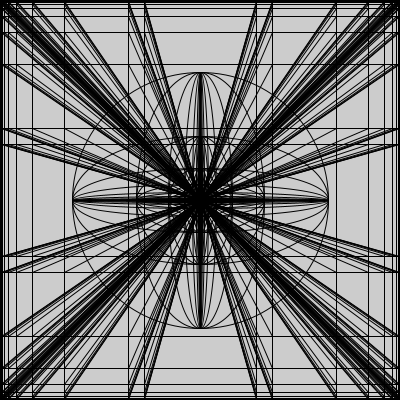
Frame 1 (no input)
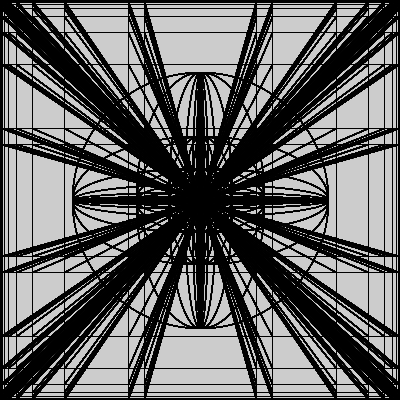
Frame 60 (the mouse pressed at the canvas centre just before this capture)
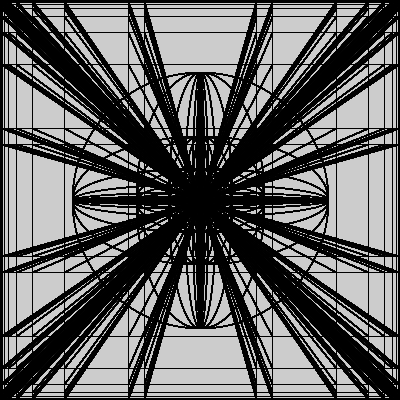
Frame 120 (the mouse held since frame 60 and released just before this capture)

The Processing sketch that drew these frames (run headless with seeded random() and noise(); from frame 60 on, the mouse is pressed at the canvas centre):

// Processing sketch: processing_87891
// ── processing_87891.pde


void setup()
{
  size(400, 400);
}

void draw() {
  for (int i = 1; i < 400; i += i)
  {
    for (int j = 1; j < 400; j += j) {
      line (i , j , 200, 200);
      line (i , 400 - j , 200, 200);
      line (400 - i , 400 - j , 200, 200);
      line (400 - i , j , 200, 200);
      noFill();
      ellipse (200, 200, i, j);
      rect (0, 0, i, j);
      rect (400, 0, -i, j);
      rect (0, 400, i, -j);
      rect (400, 400, -i, -j);
    }
  }
}
